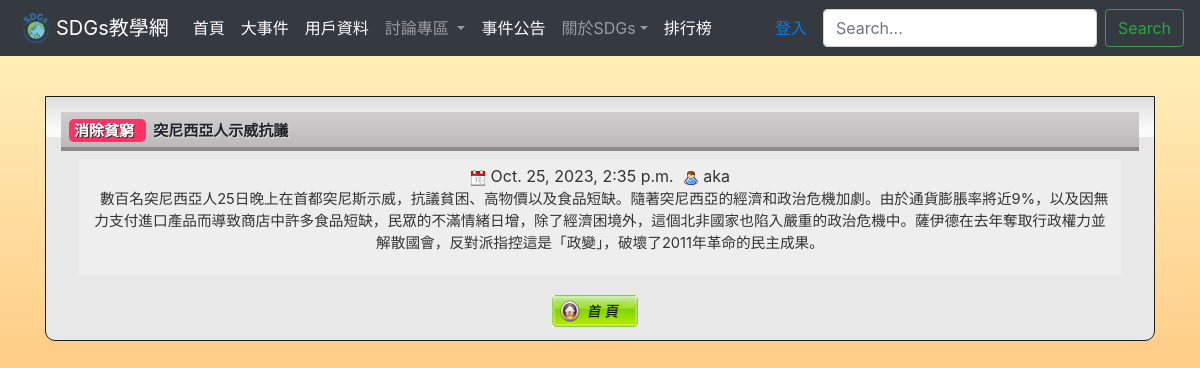
The page /newsdetail/18/ on the database its author committed.
### newsadm/models.py (models this page shows, shortened)
class NewsUnit(models.Model):
    catego = models.CharField(max_length=10, null=False)
    nickname = models.CharField(max_length=20, null=False)
    title = models.CharField(max_length=50, null=False)
    message = models.TextField(null=False)
    pubtime = models.DateTimeField(auto_now=True)
    enabled = models.BooleanField(default=False)
    press = models.IntegerField(default=0)

### newsadm/views.py (the view)
# urls.py: path('newsdetail/<int:detailid>/', newsadm.detail),
def detail(request, detailid=None):  #詳細頁面
	unit = models.NewsUnit.objects.get(id=detailid)
	category = unit.catego
	title = unit.title
	pubtime = unit.pubtime
	nickname = unit.nickname
	message = unit.message
	unit.press += 1
	unit.save()
	return render(request, "newsadm/detail.html", locals())

### templates/newsadm/detail.html
{% extends "base.html" %}
{% load static %}
{% block content %}
<br>
<br>
<br>
<br>
		<div class="contentbox">
			<table width="100%">
			<tr>
			  <th align="left"><span class="typeblock">{{category}}&nbsp;&nbsp;</span>&nbsp;&nbsp;{{title}}</th>
			</tr>
			<tr>
			  <td><span class="newsinfo">
				<img src="{% static 'images/date.png' %}" alt="" width="16" height="16" />&nbsp;{{pubtime}}
				&nbsp;<img src="{% static 'images/user.png' %}" alt="" width="16" height="16" />&nbsp;{{nickname}}
				<p>&nbsp;&nbsp;{{message}}</p>
			  </td>
			</tr>
			</table>
			<div class="topfunction">
				<a href="/newsindex/3/" title="返回首頁">
				<img src="{% static 'images/home.png' %}" alt="返回首頁" width="86" height="32" /></a>
			</div>
		</div>
{% endblock %}

### static/css/style.css (style rules this page uses)
html, body { height: 100%; }
body { height: 100%; font-family: Arial, Helvetica, sans-serif; font-size: 13px; margin: 0; padding: 0; background:#bdb2b2 }
p { padding: 0; font-size: 11pt; line-height: 150%; }
img { border: none; }
table { border-collapse: collapse; }
th,td { padding: 8px; }
th { background: #908989 url(images/bg_th.png) repeat-x top; text-shadow: 1px 1px 1px #e3e3e3; font-size: 15px; }
.topfunction { height: 30px; margin-top: 12px; margin-right: auto; margin-left: auto; text-align: center; }
.topfunction img { margin-right: 10px; }
.contentbox { overflow: auto; border: 1px solid #1c1c1c; padding: 15px; background: #e8e8e8 url(images/bg_fade_med.png) repeat-x top; border-bottom-left-radius: 10px; border-bottom-right-radius: 10px; -moz-border-radius-bottomright: 10px; -moz-border-radius-bottomleft: 10px; }
.typeblock { color: #FFF; background-color: #F36; padding: 2px 5px; text-align: center; text-shadow: 1px 1px #333; border-radius: 5px; }
.newsinfo { color: #333; background-color: #EEE; padding: 5px 10px; margin: 0px 10px; display: block; text-align: center; }
.newsinfo * { vertical-align: text-bottom; }

### templates/base.html (style rules this page uses)
body, html { height: 100%; margin: 0; padding: 0; }
body { background: linear-gradient(to bottom, #FFF4C1, #FFA042); background-attachment: fixed; }

### rows shown on the page
NewsUnit: catego "消除貧窮", title "突尼西亞人示威抗議", pubtime "Oct. 25, 2023, 2:35 p.m.", nickname "aka", message "數百名突尼西亞人25日晚上在首都突尼斯示威，抗議貧困、高物價以及食品短缺。隨著突尼西亞的經濟和政治危機加劇。由於通貨膨脹率將近9%，以及因無力支付進口產品而導致商店中許多食品短缺，民眾的不滿情緒日增，除了經濟困境外，這個北非國家也陷入嚴重的政治危機中。薩伊德在去年奪取行政權力並解散國會，反對派指控這是「政變」，破壞了2011年革命的民主成果。"
